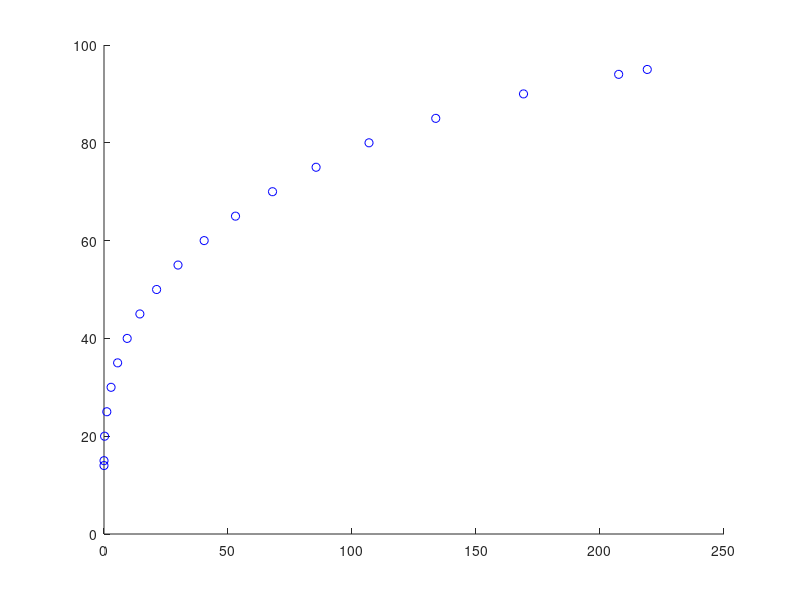

Source code (MATLAB): (Note: this script raises an error after producing the figure.)
% DESCRIPTION: expanded area storage elevation by fitting a regression to the
% original model
% (compare results to the CES Feasibility study)

% load the storage-area-elevation data
load('area_storage.mat')
area = areaStorage(:,1);
storage = areaStorage(:,2);
elevation = [14, 15:5:90, 94, 95]';

% fit a line of best fit: elevation vs. capacity
fun = @(x, xdata) -x(1)*exp(-x(2)*xdata) + x(3);
%fun = @(x, xdata) x(1)*log(x(2)*xdata+x(3)) + x(4);
%p_sVe = polyfit(storage, elevation, 2);
x0 = [70, 0.01, 100];
x = lsqcurvefit(fun,x0,storage,elevation);

% Estimate elevation for larger dam sizes:
storage_new = [220:5:250]; % MCM
elev_new = fun(x, storage_new);

% confirm fit by plotting old data and new fitted points on plot
figure()
scatter(storage, elevation,'MarkerEdgeColor','b',...
    'DisplayName','Original Storage-Elevation Data')
hold on
plot([storage; storage_new'], fun(x, [storage; storage_new']),...
    'DisplayName',strcat("y= ",string(x(1)), " exp(", string(x(2)),"*x) + ", string(x(3))),'LineStyle','--','Color','r')
hold on
scatter(storage_new, elev_new,'Marker','*',...
    'DisplayName','Expanded Storage-Elevation Model','MarkerEdgeColor','r')
xlabel('Dam Storage (MCM)')
ylabel('Elevation (m)')
title('Dam Storage vs. Elevation for the Mwache Dam')
legend()
box on

%% Try fitting a cubic curve:
p = polyfit(storage, area, 3);

% Estimate elevation for larger dam sizes:
storage_new = [220:5:250]; % MCM
area_new = polyval(p, storage_new);

% confirm fit by plotting old data and new fitted points on plot
figure()
scatter(storage, area,'MarkerEdgeColor','b',...
    'DisplayName','Original Area-Storage Data')
hold on
plot([storage; storage_new'], polyval(p, [storage; storage_new']),...
    'DisplayName',strcat("y= ",string(p(1)), " x^3 + ", string(p(2)),"x^2 + ", string(p(3)), "x + ", string(p(4))),'LineStyle','--','Color','r')
hold on
scatter(storage_new, area_new,'Marker','*',...
    'DisplayName','Expanded Area-Storage Data','MarkerEdgeColor','r')
xlabel('Dam Storage (MCM)')
ylabel('Area (sq. km)')
title('Area vs. Dam Storage for the Mwache Dam')
legend()
box on


%% Create a new dam cost model file for the expanded dam sizes

% Calculate the additional dam cost model parameters:
unit_cost_new = dcost_new./storage_new;
exp_unit_cost_new = 1.7*unit_cost_new; % based on the original file's convention
height_new = nan(1, length(unit_cost_new));

% Create a table of the new cost model paramters:
combine_new = array2table([storage_new', height_new', dcost_new', unit_cost_new',...
    exp_unit_cost_new'],'VariableNames',costmodel.Properties.VariableNames);

% combine new dam costs with old dam costs and save new file
costmodel = vertcat(costmodel, combine_new);
save('new_dam_cost_model.mat', 'costmodel')
